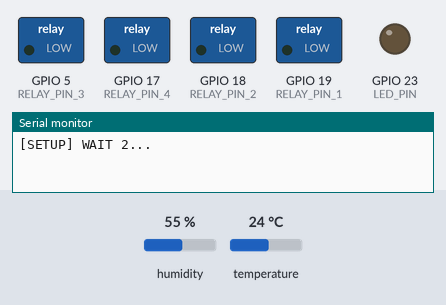
A program run on a simulated ESP32. Shown: switched loads named in the program (green lamp = pin HIGH), output pins drawn as LEDs (lit = HIGH), the last lines printed to the serial monitor. Inputs (shaded band) come from the test bench; at power-on: humidity 55 %, temperature 24 °C. WiFi joins after 1.5 s; servers stay silent unless stated; uploads are accepted with an empty reply.

Above: at 0.1 s.
At 4.8 s:
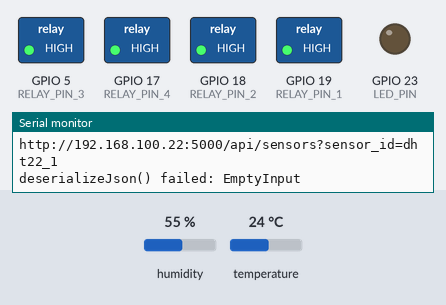
Timing chart, 0 to 9.2 s (numbered marks = the images above):
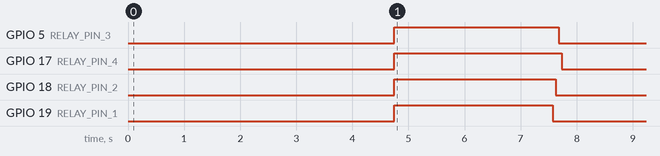

Measured:
- by itself, GPIO 5 (RELAY_PIN_3), GPIO 17 (RELAY_PIN_4): HIGH → LOW at 7.7 s
- by itself, GPIO 18 (RELAY_PIN_2), GPIO 19 (RELAY_PIN_1): HIGH → LOW at 7.6 s

The program:

main.cpp
```cpp
/*
  Title: Control your Arduino IoT projects with a MongoDB database
  Author: donsky (www.donskytech.com)
*/
#include <Arduino.h>
#include <HTTPClient.h>
#include <ArduinoJson.h>
#include "DHT.h"

// SSID and Password
const char *ssid = "<PLACE_YOUR_SSID_HERE>";
const char *password = "<PLACE_YOUR_PASSWORD_HERE>";

/**** NEED TO CHANGE THIS ACCORDING TO YOUR SETUP *****/
// The REST API endpoint - Change the IP Address
const char *base_rest_url = "http://192.168.100.22:5000/";

WiFiClient client;
HTTPClient http;

// Read interval
unsigned long previousMillis = 0;
const long readInterval = 5000;
// LED Pin
const int LED_PIN = 23;
// Relay Pins
const int RELAY_PIN_1 = 19;
const int RELAY_PIN_2 = 18;
const int RELAY_PIN_3 = 5;
const int RELAY_PIN_4 = 17;

char dhtObjectId[30];
#define DHTPIN 32 // Digital pin connected to the DHT sensor

// Uncomment whatever type you're using!
// #define DHTTYPE DHT11   // DHT 11
#define DHTTYPE DHT22 // DHT 22  (AM2302), AM2321

// Initialize DHT sensor.
DHT dht(DHTPIN, DHTTYPE);
// Struct to read DHT22 readings
struct DHT22Readings
{
  float temperature;
  float humidity;
};
// Struct to represent our LED  record
struct LED
{
  char sensor_id[10];
  char description[20];
  char location[20];
  bool enabled;
  char type[20];
  char status[10];
};
// Struct to represent our RELAY record
struct RELAY
{
  char sensor_id[10];
  char description[20];
  char location[20];
  bool enabled;
  char type[20];
  char in1[10];
  char in2[10];
  char in3[10];
  char in4[10];
};
// Size of the JSON document. Use the ArduinoJSON JSONAssistant
const int JSON_DOC_SIZE = 384;
// HTTP GET Call
StaticJsonDocument<JSON_DOC_SIZE> callHTTPGet(const char *sensor_id)
{
  char rest_api_url[200];
  // Calling our API server
  sprintf(rest_api_url, "%sapi/sensors?sensor_id=%s", base_rest_url, sensor_id);
  Serial.println(rest_api_url);

  http.useHTTP10(true);
  http.begin(client, rest_api_url);
  http.addHeader("Content-Type", "application/json");
  http.GET();

  StaticJsonDocument<JSON_DOC_SIZE> doc;
  // Parse response
  DeserializationError error = deserializeJson(doc, http.getStream());

  if (error)
  {
    Serial.print("deserializeJson() failed: ");
    Serial.println(error.c_str());
    return doc;
  }

  http.end();
  return doc;
}
// Extract LED records
LED extractLEDConfiguration(const char *sensor_id)
{
  StaticJsonDocument<JSON_DOC_SIZE> doc = callHTTPGet(sensor_id);
  if (doc.isNull() || doc.size() > 1)
    return {}; // or LED{}
  for (JsonObject item : doc.as<JsonArray>())
  {

    const char *sensorId = item["sensor_id"];      // "led_1"
    const char *description = item["description"]; // "This is our LED"
    const char *location = item["location"];       // "Inside the bedroom"
    bool enabled = item["enabled"];                // true
    const char *type = item["type"];               // "toggle"
    const char *status = item["status"];           // "HIGH"

    LED ledTemp = {};
    strcpy(ledTemp.sensor_id, sensorId);
    strcpy(ledTemp.description, description);
    strcpy(ledTemp.location, location);
    ledTemp.enabled = enabled;
    strcpy(ledTemp.type, type);
    strcpy(ledTemp.status, status);

    return ledTemp;
  }
  return {}; // or LED{}
}
// Extract Relay record
RELAY extractRelayConfiguration(const char *sensor_id)
{
  StaticJsonDocument<JSON_DOC_SIZE> doc = callHTTPGet(sensor_id);
  if (doc.isNull() || doc.size() > 1)
    return {}; // or RELAY{}
  for (JsonObject item : doc.as<JsonArray>())
  {
    const char *sensorId = item["sensor_id"];      // "relay_1"
    const char *description = item["description"]; // "This is our Relay"
    const char *location = item["location"];       // "Outside the garage"
    bool enabled = item["enabled"];                // true
    const char *type = item["type"];               // "toggle"

    JsonObject values = item["values"];
    const char *valuesIn1 = values["in1"]; // "LOW"
    const char *valuesIn2 = values["in2"]; // "LOW"
    const char *valuesIn3 = values["in3"]; // "HIGH"
    const char *valuesIn4 = values["in4"]; // "HIGH"

    RELAY relayTemp = {};
    strcpy(relayTemp.sensor_id, sensorId);
    strcpy(relayTemp.description, description);
    strcpy(relayTemp.location, location);
    relayTemp.enabled = enabled;
    strcpy(relayTemp.type, type);
    strcpy(relayTemp.in1, valuesIn1);
    strcpy(relayTemp.in2, valuesIn2);
    strcpy(relayTemp.in3, valuesIn3);
    strcpy(relayTemp.in4, valuesIn4);

    return relayTemp;
  }
  return {}; // or RELAY{}
}
// Send DHT22 readings using HTTP PUT
void sendDHT22Readings(const char *objectId, DHT22Readings dhtReadings)
{
  char rest_api_url[200];
  // Calling our API server
  sprintf(rest_api_url, "%sapi/sensors/%s", base_rest_url, objectId);
  Serial.println(rest_api_url);

  // Prepare our JSON data
  String jsondata = "";
  StaticJsonDocument<JSON_DOC_SIZE> doc;
  JsonObject readings = doc.createNestedObject("readings");
  readings["temperature"] = dhtReadings.temperature;
  readings["humidity"] = dhtReadings.humidity;

  serializeJson(doc, jsondata);
  Serial.println("JSON Data...");
  Serial.println(jsondata);

  http.begin(client, rest_api_url);
  http.addHeader("Content-Type", "application/json");

  // Send the PUT request
  int httpResponseCode = http.PUT(jsondata);
  if (httpResponseCode > 0)
  {
    String response = http.getString();
    Serial.println(httpResponseCode);
    Serial.println(response);
  }
  else
  {
    Serial.print("Error on sending POST: ");
    Serial.println(httpResponseCode);
    http.end();
  }
}

// Get DHT22 ObjectId
void getDHT22ObjectId(const char *sensor_id)
{
  StaticJsonDocument<JSON_DOC_SIZE> doc = callHTTPGet(sensor_id);
  if (doc.isNull() || doc.size() > 1)
    return;
  for (JsonObject item : doc.as<JsonArray>())
  {
    Serial.println(item);
    const char *objectId = item["_id"]["$oid"]; // "dht22_1"
    strcpy(dhtObjectId, objectId);

    return;
  }
  return;
}

// Read DHT22 sensor
DHT22Readings readDHT22()
{
  // Reading temperature or humidity takes about 250 milliseconds!
  // Sensor readings may also be up to 2 seconds 'old' (its a very slow sensor)
  float humidity = dht.readHumidity();
  // Read temperature as Celsius (the default)
  float temperatureInC = dht.readTemperature();
  // // Read temperature as Fahrenheit (isFahrenheit = true)
  // float temperatureInF = dht.readTemperature(true);

  return {temperatureInC, humidity};
}
// Convert HIGH and LOW to Arduino compatible values
int convertStatus(const char *value)
{
  if (strcmp(value, "HIGH") == 0)
  {
    Serial.println("Setting LED to HIGH");
    return HIGH;
  }
  else
  {
    Serial.println("Setting LED to LOW");
    return LOW;
  }
}
// Set our LED status
void setLEDStatus(int status)
{
  Serial.printf("Setting LED status to : %d", status);
  Serial.println("");
  digitalWrite(LED_PIN, status);
}
// Set our Relay status
void setRelayStatus(int pin, int status)
{
  Serial.printf("Setting Relay %d status to : %d", pin, status);
  Serial.println("");
  digitalWrite(pin, status);
}
// Turn off all relays during startup
void turnOffAllRelay()
{
  digitalWrite(RELAY_PIN_1, HIGH);
  digitalWrite(RELAY_PIN_2, HIGH);
  digitalWrite(RELAY_PIN_3, HIGH);
  digitalWrite(RELAY_PIN_4, HIGH);
}

void setup()
{
  Serial.begin(9600);
  for (uint8_t t = 2; t > 0; t--)
  {
    Serial.printf("[SETUP] WAIT %d...\n", t);
    Serial.flush();
    delay(1000);
  }

  WiFi.begin(ssid, password);

  while (WiFi.status() != WL_CONNECTED)
  {
    delay(500);
    Serial.print(".");
  }

  Serial.println("");
  Serial.println("WiFi connected");
  Serial.println("IP address: ");
  Serial.println(WiFi.localIP());
  //  Start DHT Sensor readings
  dht.begin();
  //  Get the ObjectId of the DHT22 sensor
  getDHT22ObjectId("dht22_1");
  // Setup LED
  pinMode(LED_PIN, OUTPUT);
  // Setup relay
  pinMode(RELAY_PIN_1, OUTPUT);
  pinMode(RELAY_PIN_2, OUTPUT);
  pinMode(RELAY_PIN_3, OUTPUT);
  pinMode(RELAY_PIN_4, OUTPUT);
  turnOffAllRelay();
}

void loop()
{

  unsigned long currentMillis = millis();

  if (currentMillis - previousMillis >= readInterval)
  {
    // save the last time
    previousMillis = currentMillis;

    Serial.println("---------------");
    // Read our configuration for our LED
    LED ledSetup = extractLEDConfiguration("led_1");
    Serial.println(ledSetup.sensor_id);
    Serial.println(ledSetup.description);
    Serial.println(ledSetup.location);
    Serial.println(ledSetup.enabled);
    Serial.println(ledSetup.type);
    Serial.println(ledSetup.status);
    setLEDStatus(convertStatus(ledSetup.status)); // Set LED value

    Serial.println("---------------");
    // Read our configuration for our RELAY
    RELAY relaySetup = extractRelayConfiguration("relay_1");
    Serial.println(relaySetup.sensor_id);
    Serial.println(relaySetup.description);
    Serial.println(relaySetup.location);
    Serial.println(relaySetup.enabled);
    Serial.println(relaySetup.type);
    Serial.println(relaySetup.in1);
    Serial.println(relaySetup.in2);
    Serial.println(relaySetup.in3);
    Serial.println(relaySetup.in4);
    // Set Relay Status
    setRelayStatus(RELAY_PIN_1, convertStatus(relaySetup.in1));
    setRelayStatus(RELAY_PIN_2, convertStatus(relaySetup.in2));
    setRelayStatus(RELAY_PIN_3, convertStatus(relaySetup.in3));
    setRelayStatus(RELAY_PIN_4, convertStatus(relaySetup.in4));

    Serial.println("---------------");
    // Send our DHT22 sensor readings
    // Locate the ObjectId of our DHT22 document in MongoDB
    Serial.println("Sending latest DHT22 readings");
    DHT22Readings readings = readDHT22();
    // Check if any reads failed and exit early (to try again).
    if (isnan(readings.humidity) || isnan(readings.temperature))
    {
      Serial.println(F("Failed to read from DHT sensor!"));
      return;
    }
    Serial.print("Temperature :: ");
    Serial.println(readings.temperature);
    Serial.print("Humidity :: ");
    Serial.println(readings.humidity);
    sendDHT22Readings(dhtObjectId, readings);
  }
}
```
